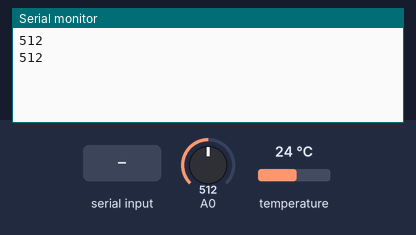
This sketch was run on a simulated Arduino Uno, built with avr-gcc and run on an emulated ATmega328P. Shown: the last lines printed to the serial monitor. The inputs (shaded band) are chosen by the test bench; at power-on: A0 = 512, temperature 24 °C.

Above: at 1.2 s.
1.3 s: A0 set to 716
At 2.6 s:
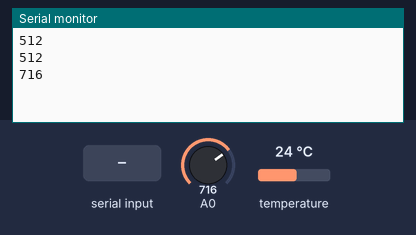
2.8 s: "1" received over Serial
At 4.2 s:
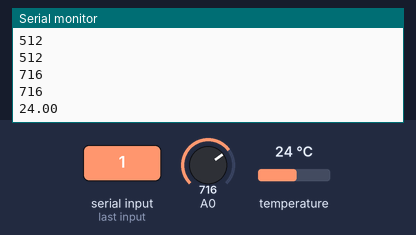
4.3 s: A0 set to 900
At 5.5 s:
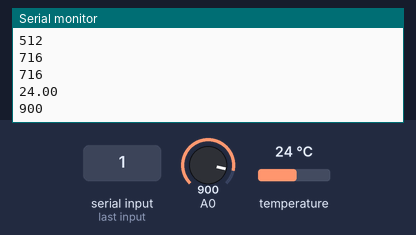
Timing chart, 0 to 7.3 s (numbered marks = the images above; inputs shaded):
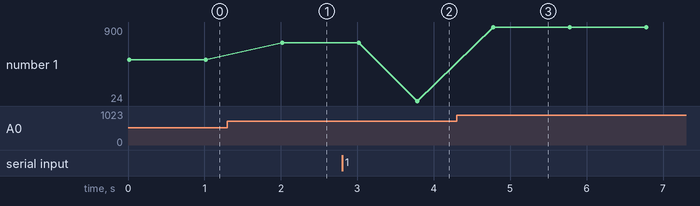

Measured:
- after the input at 1.3 s, the serial monitor: prints a new line after 0.72 s (image 1)
- after the input at 2.8 s, the serial monitor: prints a new line after 0.98 s (image 2)
- after the input at 4.3 s, the serial monitor: prints a new line after 0.48 s (image 3)
- plotted number 1: 512 → 716 after the input at 1.3 s, 716 → 24 after the input at 2.8 s, 24 → 900 after the input at 4.3 s

The sketch:

TempAndLumen.ino
```cpp
#include <OneWire.h>
#include <DallasTemperature.h>

// Data wire is plugged into pin 7 on the Arduino
#define ONE_WIRE_BUS 7

// Setup a oneWire instance to communicate with ANY OneWire devices
OneWire oneWire(ONE_WIRE_BUS);

// Set oneWire reference to Dallas Temperature sensor.
DallasTemperature sensors(&oneWire);

void setup(void)
{
Serial.begin(9600);
sensors.begin();
pinMode(A0,INPUT);
}
void loop(void)
{


int swiatlo = analogRead(A0);


Serial.println(swiatlo);

char connection = Serial.read();

if(connection == '1'){
sensors.requestTemperatures();
Serial.println(sensors.getTempCByIndex(0)); // first founded sensor have Index 0
connection = '0';
}
delay(1000);
}
```
